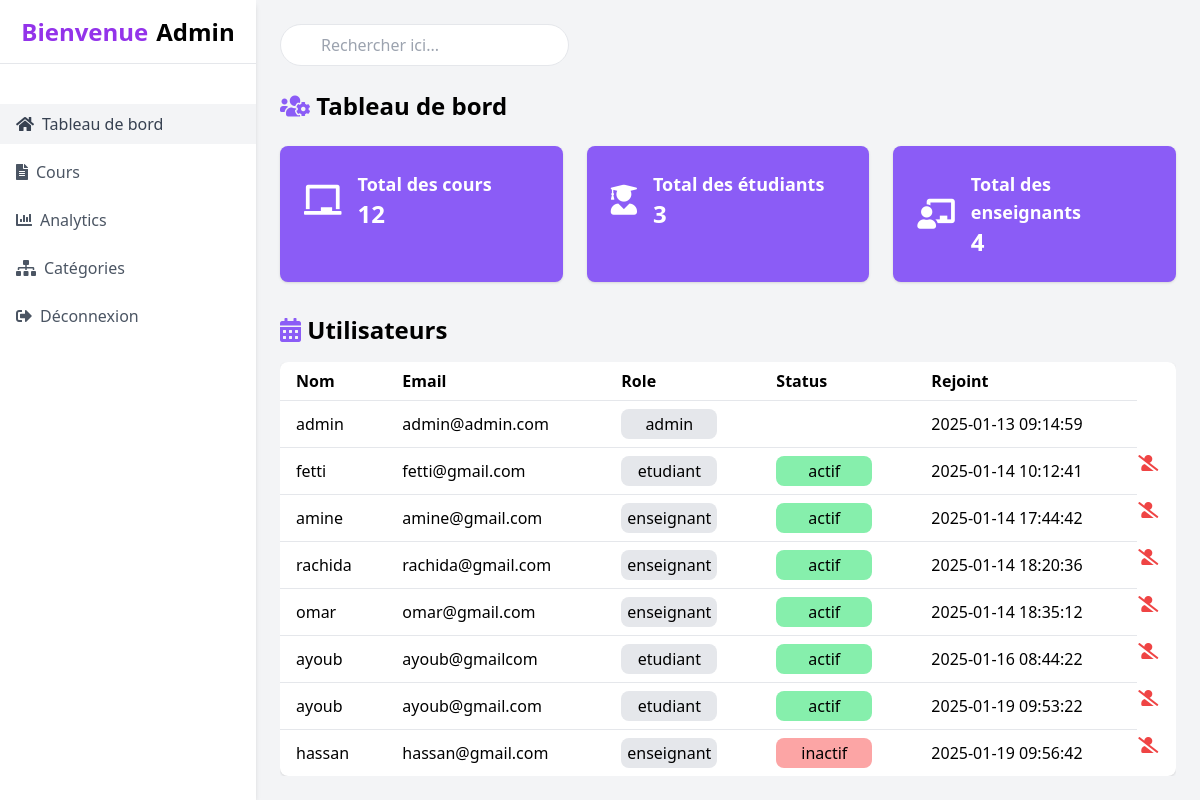
Screenshot of /views/admin/dashbord.php (signed in) with the database file from the repository.
### tables this page shows
CREATE TABLE `utilisateurs` (
  `id` int NOT NULL,
  `nom` varchar(100) NOT NULL,
  `email` varchar(150) NOT NULL,
  `password` varchar(255) NOT NULL,
  `role` enum('etudiant','enseignant','admin') NOT NULL,
  `status` enum('actif','inactif') NOT NULL,
  `date_creation` timestamp NULL DEFAULT CURRENT_TIMESTAMP
);

### models/User.php (called while the page is built, shortened)
<?php
class User {
    public function __construct($pdo)
    {
        $this->pdo = $pdo;
        if (isset($_SESSION['user_id'])) {
            $this->id = $_SESSION['user_id'];
            $stmt = $this->pdo->prepare("SELECT * FROM utilisateurs WHERE id = ?");
            $stmt->execute([$this->id]);
            $user = $stmt->fetch();
        }
    }
}
?>

### models/Admin.php (called while the page is built, shortened)
<?php
require_once 'User.php';
class Admin extends User {
            public function getAllUsers() {
                $stmt = $this->pdo->prepare("SELECT * FROM utilisateurs");
                $stmt->execute();
                return $stmt->fetchAll(PDO::FETCH_ASSOC);
            }
    public function totalEtudiant() {
        $stmt = $this->pdo->prepare("SELECT COUNT(*) FROM utilisateurs WHERE role = 'etudiant'");
        $stmt->execute();
        return $stmt->fetchColumn();
    }
    public function totalEnseignant(){
        $stmt = $this->pdo->prepare("SELECT COUNT(*) FROM utilisateurs WHERE role = 'enseignant'");
        $stmt->execute();
        return $stmt->fetchColumn();
    }
    public function totalCours(){
        $stmt = $this->pdo->prepare("SELECT COUNT(*) FROM cours");
        $stmt->execute();
        return $stmt->fetchColumn();
    }
}

### views/admin/dashbord.php (the view, shortened to what this page needs)
<?php
require_once __DIR__ . '/../../models/User.php';
require_once __DIR__ . '/../../models/Admin.php';
$db = new Database();
$pdo = $db->connect();
$admin = new Admin($pdo);
$users = $admin->getAllUsers();
$totalEtudiants = $admin->totalEtudiant();
$totalEnseignants = $admin->totalEnseignant();
$totalCours = $admin->totalCours();
?>
<html lang="en">
 <head>
  <script src="https://cdn.tailwindcss.com"></script>
  <link href="https://cdnjs.cloudflare.com/ajax/libs/font-awesome/5.15.3/css/all.min.css" rel="stylesheet"/>
 </head>
 <body class="bg-gray-100 font-sans antialiased">
  <div class="flex">
   <div class="w-64 bg-white h-screen shadow-md">
    <div class="flex items-center justify-center h-16 border-b">
     <div class="text-2xl font-bold text-purple-600">
      Bienvenue
     </div>
     <div class="ml-2 text-2xl font-semibold">
     <?php echo htmlspecialchars(ucfirst($_SESSION['user_nom'])); ?>
     </div>
    </div>
    <nav class="mt-10">
     <a class="flex items-center px-4 py-2 text-gray-700 bg-gray-100" href="dashbord.php">
      <i class="fas fa-home">
      </i>
      <span class="ml-2">
       Tableau de bord
      </span>
     </a>
     <a class="flex items-center px-4 py-2 mt-2 text-gray-600 hover:bg-gray-100" href="gestion_cours.php">
      <i class="fas fa-file-alt">
      </i>
      <span class="ml-2">
       Cours
      </span>
     </a>
     <a class="flex items-center px-4 py-2 mt-2 text-gray-600 hover:bg-gray-100" href="statistique.php">
      <i class="fas fa-chart-bar">
      </i>
      <span class="ml-2">
       Analytics
      </span>
     </a>
     <a class="flex items-center px-4 py-2 mt-2 text-gray-600 hover:bg-gray-100" href="gestion_categorie.php">
      <i class="fas fa-sitemap"></i>
      <span class="ml-2">
       Catégories
      </span>
     </a>
     <a class="flex items-center px-4 py-2 mt-2 text-gray-600 hover:bg-red-200" href="../user/logout.php">
      <i class="fas fa-sign-out-alt">
      </i>
      <span class="ml-2">
      Déconnexion
      </span>
     </a>
    </nav>
   </div>
   <div class="flex-1 p-6">
    <div class="flex items-center justify-between">
     <div class="relative">
      <input class="w-full px-4 py-2 pl-10 text-gray-700 bg-white border rounded-full focus:outline-none" id="searchInput" placeholder="Rechercher ici..." type="text"/>
     </div>
    </div>
    <div class="mt-6">
     <h2 class="text-2xl font-semibold">
      <i class="fas fa-users-cog text-violet-500"></i>
      Tableau de bord
     </h2>
     <div class="grid grid-cols-1 gap-6 mt-6 sm:grid-cols-2 lg:grid-cols-3">
      <div class="p-6 bg-violet-500 rounded-lg shadow">
       <div class="flex items-center">
        <i class="text-3xl text-white fas fa-chalkboard"></i>
        <div class="ml-4">
         <h3 class="text-lg text-white font-semibold">
          Total des cours
         </h3>
         <p class="text-2xl text-white font-bold">
          <?php echo $totalCours; ?>
         </p>
        </div>
       </div>
      </div>
      <div class="p-6 bg-violet-500 rounded-lg shadow">
       <div class="flex items-center">
        <i class="text-3xl text-white fas fa-user-graduate"></i>
        <div class="ml-4">
         <h3 class="text-lg text-white font-semibold">
          Total des étudiants
         </h3>
         <p class="text-2xl text-white font-bold">
          <?php echo $totalEtudiants; ?>
         </p>
        </div>
       </div>
      </div>
      <div class="p-6 bg-violet-500 rounded-lg shadow">
       <div class="flex items-center">
        <i class="text-3xl text-white fas fa-chalkboard-teacher"></i>
        <div class="ml-4">
         <h3 class="text-lg text-white font-semibold">
          Total des enseignants
         </h3>
         <p class="text-2xl text-white font-bold">
          <?php echo $totalEnseignants; ?>
         </p>
        </div>
       </div>
      </div>
     </div>
    </div>
    <div class="mt-8">
     <h2 class="text-2xl font-semibold">
      <i class="fas fa-calendar-alt text-violet-500">
      </i>
      Utilisateurs
     </h2>
     <div class="mt-4 overflow-x-auto">
      <table class="min-w-full bg-white rounded-lg shadow">
       <thead>
        <tr>
         <th class="px-4 py-2 text-left">
          Nom
         </th>
         <th class="px-4 py-2 text-left">
          Email
         </th>
         <th class="px-4 py-2 text-left">
              Role
            </th>
            <th class="px-4 py-2 text-left">
                 Status
            </th>
            <th class="px-4 py-2 text-left">
            Rejoint
            </th>
            <th class="px-4 py-2 text-left">
            </th>
        </tr>
       </thead>
       <tbody>
        <?php foreach ($users as $user) { ?>
        <tr class="transaction-row">
         <td class="px-4 py-2 border-t">
          <?php echo htmlspecialchars($user['nom']); ?>
         </td>
         <td class="px-4 py-2 border-t">
          <?php echo htmlspecialchars($user['email']); ?>
         </td>
        <td class="px-4 py-2 border-t">
            <span class="bg-gray-200 p-1 rounded-lg inline-block w-24 text-center"><?php echo htmlspecialchars($user['role']);?></span>
            </td>
            <td class="px-4 py-2 border-t" id="status-<?php echo $user['id']; ?>" onclick="toggleUserStatus(<?php echo $user['id']; ?>)">
             <?php if ($user['role'] !== 'admin'): ?>
             <span class="<?php echo $user['status'] === 'actif' ? 'bg-green-300' : 'bg-red-300'; ?> p-1 rounded-lg inline-block w-24 text-center">
                <?php echo htmlspecialchars($user['status']); ?>
            </span>
            <?php endif; ?>
        </td>
        <td class="px-4 py-2 border-t">
                    <?php echo htmlspecialchars($user['date_creation']); ?>
        </td>
        <td class="mr-40">
            <?php if ($user['role'] !== 'admin'): ?>
                <form method="POST" action="dashbord.php">
                    <button type="submit" name="delete_user" class="bg-transparent border-0 cursor-pointer">
                        <i class="fas fa-user-slash text-red-500"></i>
                    </button>
                </form>
            <?php endif; ?>
        </td>
        </tr>
        <?php } ?>
       </tbody>
      </table>
     </div>
    </div>
   </div>
  </div>
 </body>
</html>

### rows the page displays
utilisateurs: nom "admin", email "admin@admin.com", role "admin", date_creation "2025-01-13 09:14:59"
utilisateurs: nom "fetti", email "fetti@gmail.com", role "etudiant", status "actif", date_creation "2025-01-14 10:12:41"
utilisateurs: nom "amine", email "amine@gmail.com", role "enseignant", status "actif", date_creation "2025-01-14 17:44:42"
utilisateurs: nom "rachida", email "rachida@gmail.com", role "enseignant", status "actif", date_creation "2025-01-14 18:20:36"
utilisateurs: nom "omar", email "omar@gmail.com", role "enseignant", status "actif", date_creation "2025-01-14 18:35:12"
utilisateurs: nom "ayoub", email "ayoub@gmailcom", role "etudiant", status "actif", date_creation "2025-01-16 08:44:22"
utilisateurs: nom "ayoub", email "ayoub@gmail.com", role "etudiant", status "actif", date_creation "2025-01-19 09:53:22"
utilisateurs: nom "hassan", email "hassan@gmail.com", role "enseignant", status "inactif", date_creation "2025-01-19 09:56:42"

### other values shown
$_SESSION['user_nom'] "Admin"
$totalCours "12"
$totalEtudiants "3"
$totalEnseignants "4"
